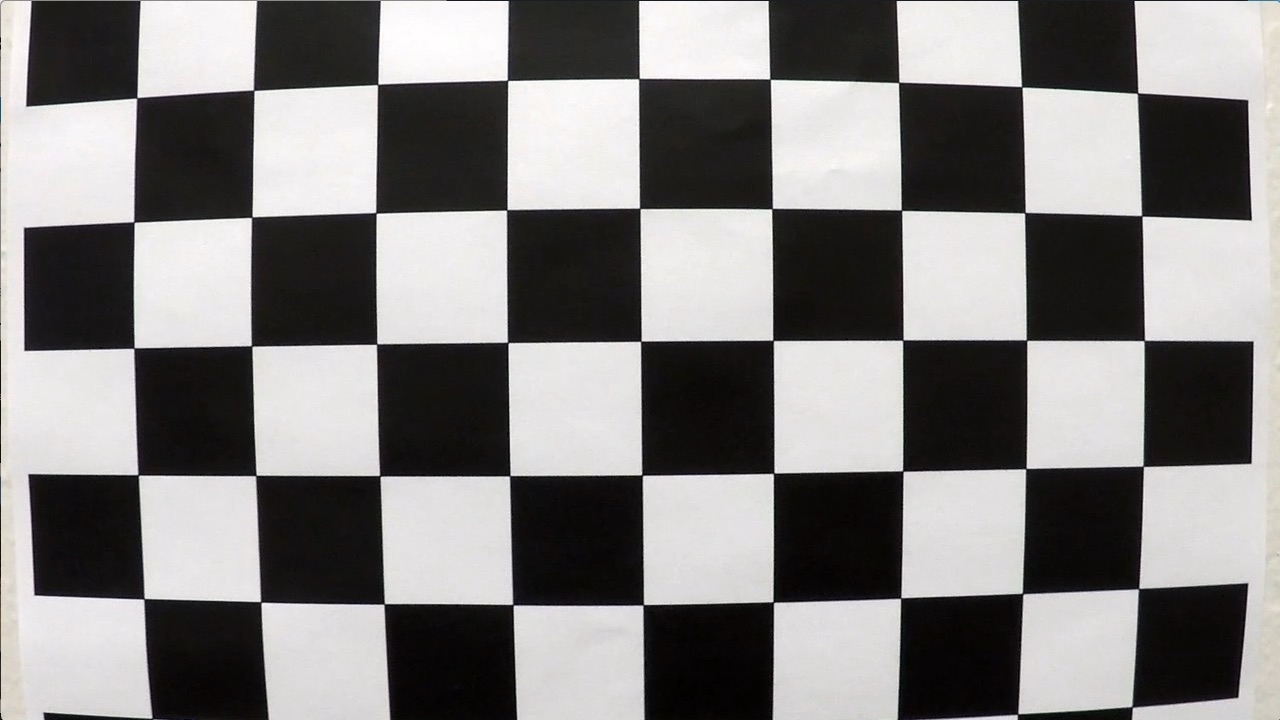
#> input picture camera_cal/calibration1.jpg, 1280 x 720 px; its folder holds 5 pictures in this run
$ python Advanced_lane_detection.py   (older library calls are emulated)
#> lines starting #> are read from the running program, lines starting #| are printed output that depends on the picture

# coding: utf-8

# # 1. Camera Calibration

# In[1]:


import matplotlib.pyplot as plt
import numpy as np
import cv2
import glob
get_ipython().magic('matplotlib inline')


# ### Display Chess Board Images for Calibration

# In[2]:


fig, axes = plt.subplots(4, 5, figsize=(16,10))
axes = axes.ravel()
fig.subplots_adjust(hspace=0.1, wspace=0.1)

path = './camera_cal/'
img_paths = glob.glob(path + '*.jpg')
for idx in range(len(img_paths)):
    img = cv2.imread(img_paths[idx])
#> img is the input picture: shape (720, 1280, 3); mean B, G, R 127.8, 128.4, 130.1
    axes[idx].imshow(cv2.cvtColor(img,cv2.COLOR_BGR2RGB))
    axes[idx].set_title(img_paths[idx].split('/')[-1].split('.')[0])
    axes[idx].axis('off')


# ### Find and Draw Corners

# In[3]:


#### prepare object points, like (0,0,0), (1,0,0), (2,0,0)
objp = np.zeros((9*6, 3), np.float32)
#> objp = 54 rows, first 8: [0, 0, 0], [0, 0, 0], [0, 0, 0], [0, 0, 0], [0, 0, 0], [0, 0, 0], [0, 0, 0], [0, 0, 0]
objp[:,:2] = np.mgrid[0:6, 0:9].T.reshape(-1, 2)

#### arrays to store object points and image points
objpoints = [] #3D
imgpoints = [] #2D

for idx in range(len(img_paths)):
    img = cv2.imread(img_paths[idx])
    gray = cv2.cvtColor(img, cv2.COLOR_BGR2GRAY)
    #### find chessboard corners
    ret, corners = cv2.findChessboardCorners(gray, (6, 9), None)

    #### if found, add object points, image points
    if ret == True:
        objpoints.append(objp)
        imgpoints.append(corners)

        #### draw and display the corners
        drawn_img = cv2.drawChessboardCorners(img, (6, 9), corners, ret)
        plt.figure(figsize=(10, 10))
        plt.imshow(cv2.cvtColor(drawn_img, cv2.COLOR_BGR2RGB))
        plt.title(img_paths[idx].split('/')[-1].split('.')[0] + ':' +'Found')
        plt.axis('off')
    else:
        plt.figure(figsize=(10, 10))
        plt.imshow(cv2.cvtColor(img, cv2.COLOR_BGR2RGB))
        plt.title(img_paths[idx].split('/')[-1].split('.')[0] + ':' + 'Not found')
        plt.axis('off')


# ### Calibrate Camera and Undistort

# In[4]:


ret, mtx, dist, rvecs, tvecs = cv2.calibrateCamera(objpoints, imgpoints, gray.shape[::-1], None, None)
#### undistort
img_test = cv2.imread('./camera_cal/calibration2.jpg')
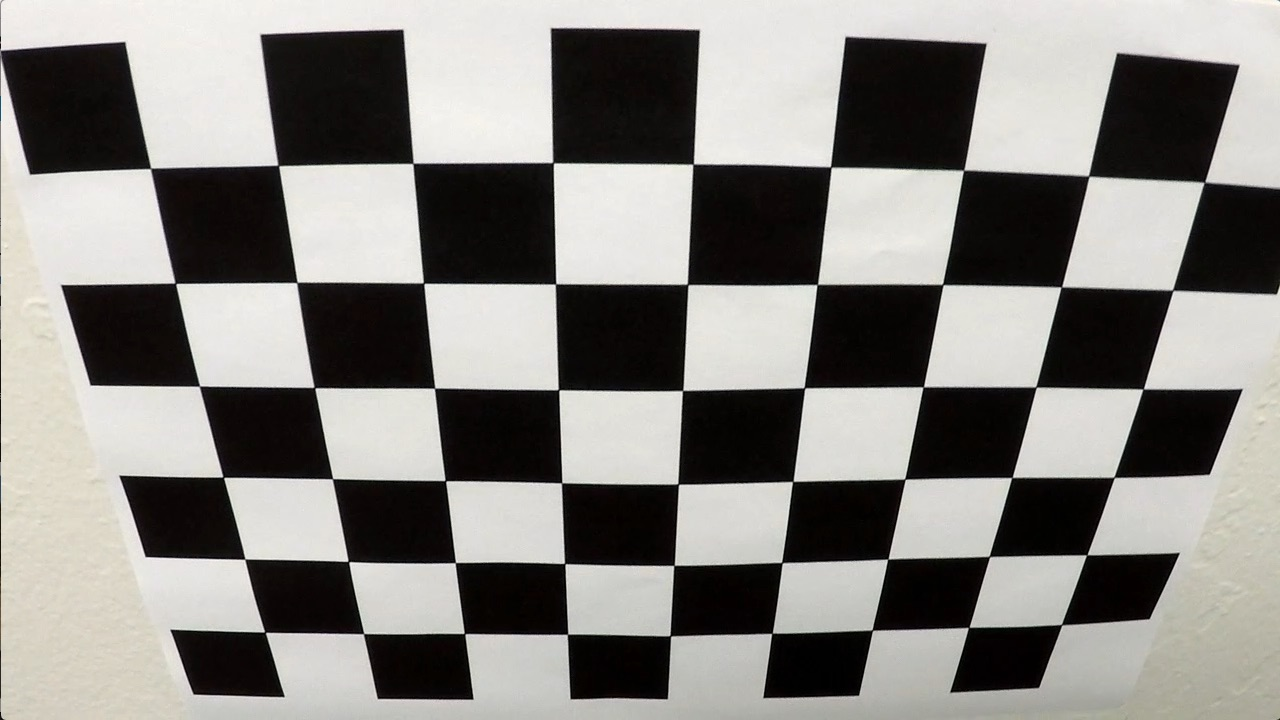
#> input picture camera_cal/calibration2.jpg, 1280 x 720 px
#> img_test is the input picture: shape (720, 1280, 3); mean B, G, R 128.5, 132.4, 134.4
dst_test = cv2.undistort(img_test, mtx, dist, None, mtx)
#### display the image before and after undistort
plt.figure(figsize=(10,10))
plt.imshow(cv2.cvtColor(img_test, cv2.COLOR_BGR2RGB))
plt.title('Before undistortion')
plt.axis('off')
plt.show()

plt.figure(figsize=(10,10))
plt.imshow(cv2.cvtColor(dst_test, cv2.COLOR_BGR2RGB))
plt.title('After undistortion')
plt.axis('off')
plt.show()


# # 2. Perspective Transform

# ### Display Test Images

# In[5]:


fig, axes = plt.subplots(2, 4, figsize=(16, 5))
axes = axes.ravel()
fig.subplots_adjust(hspace=0.2, wspace=0.2)

test_image_paths = glob.glob('./test_images/*.jpg')
for idx in range(len(test_image_paths)):
    test_image = cv2.imread(test_image_paths[idx])
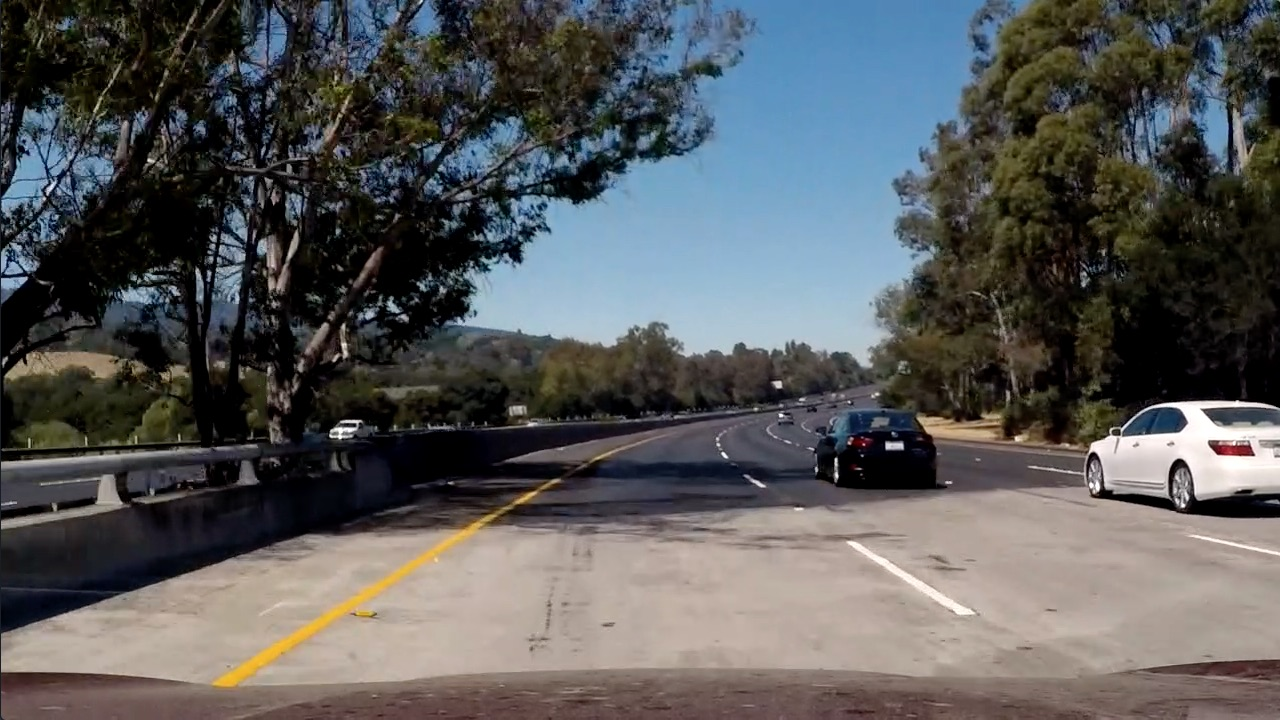
#> input picture test_images/test5.jpg, 1280 x 720 px
#> test_image is the input picture: shape (720, 1280, 3); mean B, G, R 89.8, 89.3, 88.5

    axes[idx].imshow(cv2.cvtColor(test_image,cv2.COLOR_BGR2RGB))
    axes[idx].set_title(test_image_paths[idx].split('/')[-1].split('.')[0])
    axes[idx].axis('off')


# ### Transform After Undistortion

# In[6]:


fig, axes = plt.subplots(6, 4, figsize=(16, 15))
axes = axes.ravel()
fig.subplots_adjust(hspace=0.3, wspace=0.2)

test_image_paths = glob.glob('./test_images/*.jpg')
for idx in range(len(test_image_paths)):
    test_image = cv2.imread(test_image_paths[idx])

    #### Undistortion
    test_dst = cv2.undistort(test_image, mtx, dist, None, mtx)
    #### Calculate transform matrix
    img_size = (test_image.shape[1], test_image.shape[0])

    pst1 = np.float32([(0, 720), (553, 460),(728, 460), (1280, 720)])
    pst2 = np.float32([(img_size[0]*0.1, img_size[1]*0.9), (img_size[0]*0.1, img_size[1]*0.1),
                       (img_size[0]*0.9, img_size[1]*0.1), (img_size[0]*0.9, img_size[1]*0.9)])
    M = cv2.getPerspectiveTransform(pst1, pst2)
    Minv = cv2.getPerspectiveTransform(pst2, pst1)
    #### Transform undistorted image
    warped = cv2.warpPerspective(test_dst, M, (img_size[0], img_size[1]))
    unwarped = cv2.warpPerspective(warped, Minv, (img_size[0], img_size[1]))


    #### Display chosen area
    copy = np.copy(test_image)
    cv2.line(copy, (0, 720), (553, 460), (0,0,255), 6)
    cv2.line(copy, (553, 460), (728, 460), (0,0,255), 6)
    cv2.line(copy, (728, 460), (1280, 720), (0,0,255), 6)
    axes[idx].imshow(cv2.cvtColor(copy, cv2.COLOR_BGR2RGB))
    axes[idx].set_title(test_image_paths[idx].split('/')[-1].split('.')[0])
    axes[idx].axis('off')
    #### Display the transform result
    axes[idx+8].imshow(cv2.cvtColor(warped, cv2.COLOR_BGR2RGB))
    axes[idx+8].set_title(test_image_paths[idx].split('/')[-1].split('.')[0])
    axes[idx+8].axis('off')
    #### Display the inverse transform result
    axes[idx+16].imshow(cv2.cvtColor(unwarped, cv2.COLOR_BGR2RGB))
    axes[idx+16].set_title(test_image_paths[idx].split('/')[-1].split('.')[0])
    axes[idx+16].axis('off')


# # 3. Color and Grandient Threshold

# ### Color Threshold

# In[7]:


fig, axes = plt.subplots(4, 4, figsize=(16, 10))
axes = axes.ravel()
fig.subplots_adjust(hspace=0.2, wspace=0.2)

test_image_paths = glob.glob('./test_images/*.jpg')
for idx in range(len(test_image_paths)):
    test_image = cv2.imread(test_image_paths[idx])

    #### Convert color space into HLS
    hls = cv2.cvtColor(test_image, cv2.COLOR_BGR2HLS)
    #### Extract S layer
    S = hls[:,:,2]
    #### Get binary image by specific threshold
    threshold = (160, 245)
    binary = np.zeros_like(S)
    binary[(S > threshold[0]) & (S <= threshold[1])] = 1
    #### Display the result
    axes[idx].imshow(S, cmap='gray')
    axes[idx].set_title('S Layer:' + test_image_paths[idx].split('/')[-1].split('.')[0])
    axes[idx].axis('off')
    axes[idx+8].imshow(binary, cmap='gray')
    axes[idx+8].set_title('Binary:' + test_image_paths[idx].split('/')[-1].split('.')[0])
    axes[idx+8].axis('off')


# ### Grandient Threshold

# In[8]:


fig, axes = plt.subplots(4, 4, figsize=(16, 10))
axes = axes.ravel()
fig.subplots_adjust(hspace=0.2, wspace=0.2)

test_image_paths = glob.glob('./test_images/*.jpg')
for idx in range(len(test_image_paths)):
    test_image = cv2.imread(test_image_paths[idx])

    #### Convert color space into gray
    gray = cv2.cvtColor(test_image, cv2.COLOR_BGR2GRAY)
    #### Calculate the derivative of x
    sobelx = cv2.Sobel(gray, cv2.CV_64F, 1, 0)
    #### Absolute value
    abs_sobelx = np.absolute(sobelx)
    #### scaled
    scaled_sobelx = np.uint8(255*abs_sobelx/np.max(abs_sobelx))
    #### Get binary image by specific threshold
    threshold = (30, 100)
    binary = np.zeros_like(S)
    binary[(scaled_sobelx >= threshold[0]) & (scaled_sobelx <= threshold[1])] = 1
    #### Display the result
    axes[idx].imshow(gray, cmap='gray')
    axes[idx].set_title('Gray:' + test_image_paths[idx].split('/')[-1].split('.')[0])
    axes[idx].axis('off')
    axes[idx+8].imshow(binary, cmap='gray')
    axes[idx+8].set_title('Binary:' + test_image_paths[idx].split('/')[-1].split('.')[0])
    axes[idx+8].axis('off')


# ### Combining Color and Grandient Threshold

# Implemented in Pipeline.
# The Combining makes the approch more robust.

# # 4. Sliding Window

# In[9]:


def slide_window(binary_warped, nwindows=9, margin=100, minpix=50):
    # Take a histogram of the bottom half of the image
#> called with nwindows = 10, margin = 100, minpix = 30
    histogram = np.sum(binary_warped[360:,:], axis=0)
#> histogram = 1280 values, max 86 at index 272, min 0 at index 0, mean 2.45
    # Create an output image to draw on and  visualize the result
    out_img = np.dstack((binary_warped, binary_warped, binary_warped))*255
    # Find the peak of the left and right halves of the histogram
    # These will be the starting point for the left and right lines
    midpoint = np.int(histogram.shape[0]/2)
    leftx_base = np.argmax(histogram[:midpoint])
#> leftx_base = 272
    rightx_base = np.argmax(histogram[midpoint:]) + midpoint
#> rightx_base = 1058

    # Set height of windows
    window_height = np.int(binary_warped.shape[0]/nwindows)
    # Identify the x and y positions of all nonzero pixels in the image
    nonzero = binary_warped.nonzero()
#> nonzero = 13260 positions, rows 0 to 647, columns 0 to 1224
    nonzeroy = np.array(nonzero[0])
#> nonzeroy = 13260 values from 0 to 647
    nonzerox = np.array(nonzero[1])
#> nonzerox = 13260 values, max 1224 at index 13229, min 0 at index 6159, mean 624.6
    # Current positions to be updated for each window
    leftx_current = leftx_base
#> leftx_current = 272
    rightx_current = rightx_base
#> rightx_current = 1058
    # Create empty lists to receive left and right lane pixel indices
    left_lane_inds = []
    right_lane_inds = []

    # Step through the windows one by one
    for window in range(nwindows):
        # Identify window boundaries in x and y (and right and left)
        win_y_low = binary_warped.shape[0] - (window+1)*window_height
        win_y_high = binary_warped.shape[0] - window*window_height
        win_xleft_low = leftx_current - margin
        win_xleft_high = leftx_current + margin
        win_xright_low = rightx_current - margin
        win_xright_high = rightx_current + margin
        # Draw the windows on the visualization image
        cv2.rectangle(out_img,(win_xleft_low,win_y_low),(win_xleft_high,win_y_high),
        (0,255,0), 2)
        cv2.rectangle(out_img,(win_xright_low,win_y_low),(win_xright_high,win_y_high),
        (0,255,0), 2)
        # Identify the nonzero pixels in x and y within the window
        good_left_inds = ((nonzeroy >= win_y_low) & (nonzeroy < win_y_high) &
        (nonzerox >= win_xleft_low) &  (nonzerox < win_xleft_high)).nonzero()[0]
        good_right_inds = ((nonzeroy >= win_y_low) & (nonzeroy < win_y_high) &
        (nonzerox >= win_xright_low) &  (nonzerox < win_xright_high)).nonzero()[0]
        # Append these indices to the lists
        left_lane_inds.append(good_left_inds)
        right_lane_inds.append(good_right_inds)
        # If you found > minpix pixels, recenter next window on their mean position
        if len(good_left_inds) > minpix:
            leftx_current = np.int(np.mean(nonzerox[good_left_inds]))
        if len(good_right_inds) > minpix:
            rightx_current = np.int(np.mean(nonzerox[good_right_inds]))
#> this loop made 10 passes
#> (win_xleft_low, win_xleft_high, win_xright_low, win_xright_high, leftx_current, rightx_current) on passes 2 to 5: (172, 372, 958, 1158, 269, 1044), (169, 369, 944, 1144, 267, 1048), (167, 367, 948, 1148, 274, 1063), (174, 374, 963, 1163, 286, 1076)

    # Concatenate the arrays of indices
    left_lane_inds = np.concatenate(left_lane_inds)
    right_lane_inds = np.concatenate(right_lane_inds)

    # Extract left and right line pixel positions
    leftx = nonzerox[left_lane_inds]
    lefty = nonzeroy[left_lane_inds]
    rightx = nonzerox[right_lane_inds]
    righty = nonzeroy[right_lane_inds]

    out_img[nonzeroy[left_lane_inds], nonzerox[left_lane_inds]] = [255, 0, 0]
    out_img[nonzeroy[right_lane_inds], nonzerox[right_lane_inds]] = [0, 0, 255]
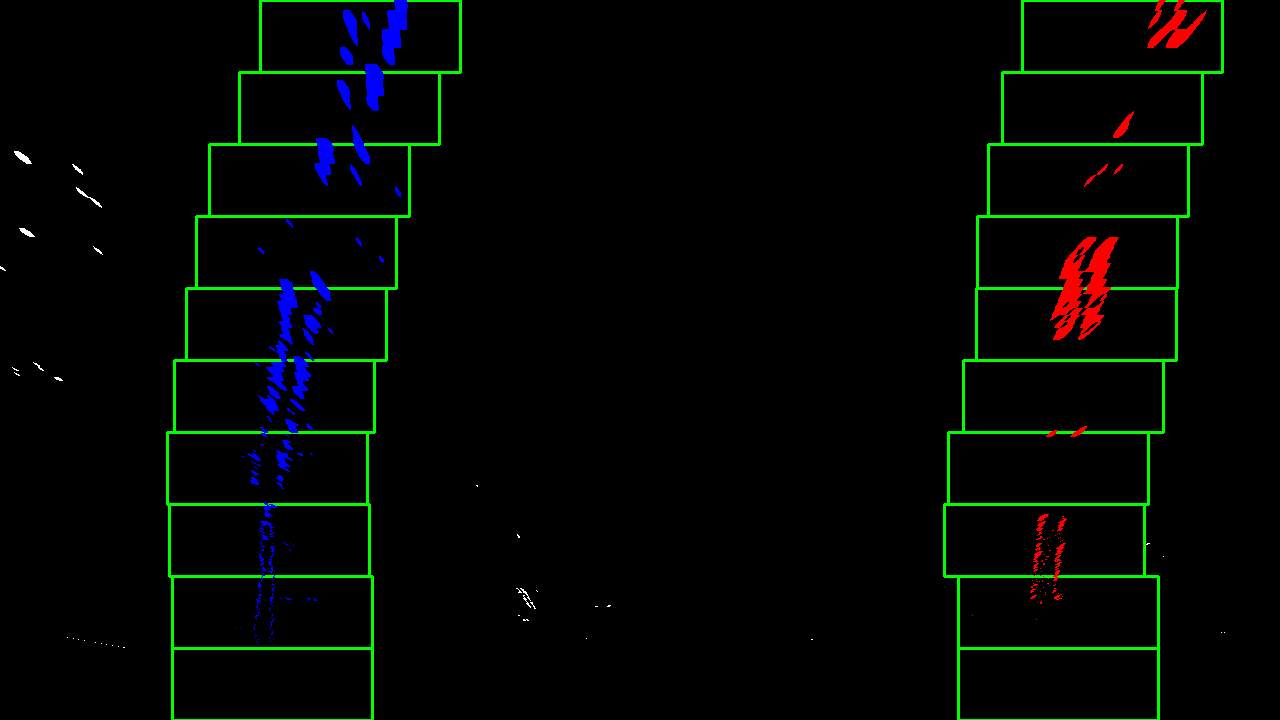
#> out_img: shape (720, 1280, 3); mean of channels 0, 1, 2 2.2, 5.8, 1.6; drawn as B, G, R

    return out_img, leftx, lefty, rightx, righty


# # 5. Pipeline

# Choose 'test5' as the pipeline test image, which is a hard one to detect lane lines, so it could bring me a better performance of this approch on video test.

# In[10]:


#### Read image
pip_img = cv2.imread('./test_images/test5.jpg')
plt.figure(figsize=(10,6))
plt.imshow(cv2.cvtColor(pip_img, cv2.COLOR_BGR2RGB))
plt.title('Test Image')
plt.axis('off')


# In[11]:


#### Undistort image
undistorted_img = cv2.undistort(pip_img, mtx, dist, None, mtx)
plt.figure(figsize=(10,6))
plt.imshow(cv2.cvtColor(undistorted_img, cv2.COLOR_BGR2RGB))
plt.title('Undistorted Image')
plt.axis('off')


# In[12]:


#### Color threshold
color_thres = (185, 195)
hls_img = cv2.cvtColor(undistorted_img, cv2.COLOR_BGR2HLS)
s_layer = hls_img[:,:,2]
plt.figure(figsize=(10,6))
plt.imshow(s_layer, cmap='gray')
plt.title('S_layer')
plt.axis('off')
plt.show()
color_mask = np.zeros_like(s_layer)
color_mask[(s_layer > color_thres[0])&(s_layer <= color_thres[1])] = 1
plt.figure(figsize=(10,6))
plt.imshow(color_mask, cmap='gray')
plt.title('Color Threshold')
plt.axis('off')
plt.show()


# In[13]:


#### Grandient threshold
grand_thres = (30, 85)
gray = cv2.cvtColor(pip_img, cv2.COLOR_BGR2GRAY)
plt.figure(figsize=(10,6))
plt.imshow(gray, cmap='gray')
plt.title('Gray')
plt.axis('off')
plt.show()
sobelx = cv2.Sobel(gray, cv2.CV_64F, 1, 0)
abs_sobelx = np.absolute(sobelx)
scaled_sobelx = np.uint8(255*abs_sobelx/np.max(abs_sobelx))
grand_mask = np.zeros_like(binary)
grand_mask[(scaled_sobelx >= grand_thres[0])&(scaled_sobelx <= grand_thres[1])] = 1
plt.figure(figsize=(10,6))
plt.imshow(grand_mask, cmap='gray')
plt.title('Grandient Threshold')
plt.axis('off')
plt.show()


# In[14]:


#### Combine color and grandient
binary = cv2.bitwise_or(color_mask, grand_mask)
plt.figure(figsize=(10,6))
plt.imshow(binary, cmap='gray')
plt.title('Color and Grandient Threshold')
plt.axis('off')
plt.show()


# In[15]:


#### Perspective Transform
img_size = (gray.shape[1], gray.shape[0])
pst1 = np.float32([(0, 720), (553, 460),(728, 460), (1280, 720)])
pst2 = np.float32([(img_size[0]*0.1, img_size[1]*0.9), (img_size[0]*0.1, img_size[1]*0.1),
                   (img_size[0]*0.9, img_size[1]*0.1), (img_size[0]*0.9, img_size[1]*0.9)])
M = cv2.getPerspectiveTransform(pst1, pst2)
warped_img = cv2.warpPerspective(binary, M, (img_size[0], img_size[1]))
plt.figure(figsize=(10,6))
plt.imshow(warped_img, cmap='gray')
plt.title('Perspective Transform')
plt.axis('off')
plt.show()
x_sum = np.sum(warped_img[360:,:], axis=0)
plt.figure(figsize=(10,6))
plt.plot(x_sum)
plt.title('Binary Distribution')
plt.show()


# In[16]:


#### Slide window
out_img, leftx, lefty, rightx, righty = slide_window(warped_img, nwindows=10, margin=100, minpix=30)
###### Fit a second order polynomial to each
left_fit = np.polyfit(lefty, leftx, 2)
right_fit = np.polyfit(righty, rightx, 2)
###### Generate x and y values for plotting
ploty = np.linspace(0, warped_img.shape[0]-1, warped_img.shape[0])
left_fitx = left_fit[0]*ploty**2 + left_fit[1]*ploty + left_fit[2]
right_fitx = right_fit[0]*ploty**2 + right_fit[1]*ploty + right_fit[2]

plt.figure(figsize=(10,6))
plt.imshow(out_img)
plt.plot(left_fitx, ploty, color='yellow')
plt.plot(right_fitx, ploty, color='yellow')
plt.xlim(0, 1280)
plt.ylim(720, 0)
plt.title('Resualt of Sliding Window')


# In[17]:


#### Calculate ROC

#####choose the front of the car to calculate
y_eval = np.max(ploty)

##### Define conversions in x and y from pixels space to meters
ym_per_pix = 22/720
lane_width = right_fitx[719]-left_fitx[719]
xm_per_pix = 3.7/lane_width

##### Fit a new second order polynomials to x,y in world space
left_fit_real = np.polyfit(lefty*ym_per_pix, leftx*xm_per_pix, 2)
right_fit_real = np.polyfit(righty*ym_per_pix, rightx*xm_per_pix, 2)

##### Calculate the real radius of curvature
left_curverad = ((1 + (2*left_fit_real[0]*y_eval*ym_per_pix + left_fit_real[1])**2)**1.5) / np.absolute(2*left_fit_real[0])
right_curverad = ((1 + (2*right_fit_real[0]*y_eval*ym_per_pix + right_fit_real[1])**2)**1.5) / np.absolute(2*right_fit_real[0])

##### Radius of curvature is in meters
print('Left Radius:', left_curverad, 'm')
print('Right Radius:', right_curverad, 'm')


# In[18]:


#### Calculate Vehicle Offset
cam_center = pip_img.shape[1]/2
lane_center = (right_fitx[719] + left_fitx[719]) / 2
v_offset = (cam_center - lane_center)*xm_per_pix
print('Vehicle Offset:', v_offset,'m')


# In[19]:


#### Display The Result
mask = np.zeros_like(out_img)
left_pts = np.array([np.transpose(np.vstack((left_fitx, ploty)))])
right_pts = np.array([np.flipud(np.transpose(np.vstack((right_fitx, ploty))))])
lane_area = np.hstack((left_pts,right_pts))
cv2.fillPoly(mask, np.int_([lane_area]),(0, 255, 0))
plt.figure(figsize=(10, 6))
plt.imshow(mask)
plt.title('Lane Area')
plt.axis('off')
plt.show()
Minv = cv2.getPerspectiveTransform(pst2, pst1)
unwarped_img = cv2.warpPerspective(mask, Minv, (img_size[0], img_size[1]))
res_img = cv2.bitwise_and(unwarped_img, pip_img)
plt.figure(figsize=(10,6))
plt.imshow(cv2.cvtColor(res_img, cv2.COLOR_BGR2RGB))
plt.title('Inverse Perspective Tranform')
plt.axis('off')
plt.show()
result = cv2.addWeighted(cv2.cvtColor(pip_img, cv2.COLOR_BGR2RGB), 1, unwarped_img, 0.3, 0)
text_ROC = 'ROC:' + str((left_curverad + right_curverad) / 2) + 'm'
text_VO =  'Vehicle Offset:' + str(v_offset) + 'm'
cv2.putText(result, text_ROC, (5, 100), cv2.FONT_HERSHEY_PLAIN, 3, (255, 255, 255), 2)
cv2.putText(result, text_VO, (5, 50), cv2.FONT_HERSHEY_PLAIN, 3, (255, 255, 255), 2)
plt.figure(figsize=(10, 6))
plt.title('Resualt')
plt.axis('off')
plt.imshow(result)
plt.show()


# # 6. Test on Videos

# In[20]:


from moviepy.editor import VideoFileClip
from IPython.display import HTML


# In[21]:


# [62 lines left out: function process_image, not called in this run]


# In[22]:


project_output = './output_videos/project_video.mp4'
#> (the run stopped early here; a loop or call above may not have finished)
